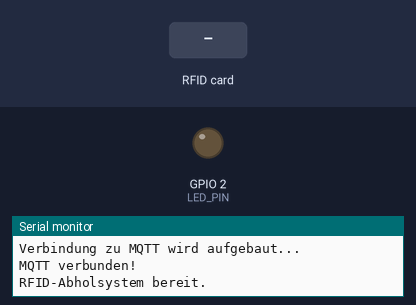
Simulated run of this sketch. Board: ESP8266 (NodeMCU). Parts: output pins drawn as LEDs (lit = HIGH), the last lines printed to the serial monitor. The inputs (shaded band) are chosen by the test bench. WiFi joins after 1.5 s; servers stay silent unless stated; no MQTT or app messages arrive unless stated.

Above: at 2.8 s.
2.9 s: RFID card 5E 7A 19 C4 held to the reader
At 3.05 s:
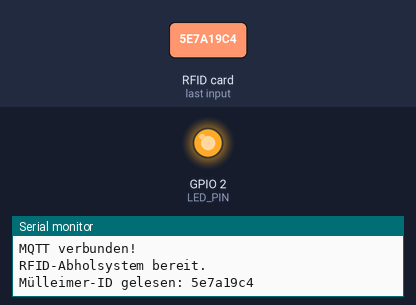
Timing chart, 0 to 5.9 s (numbered marks = the images above; inputs shaded):
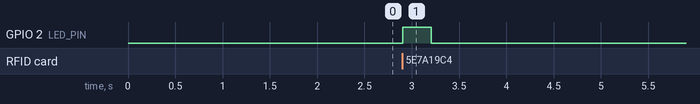

The sketch:

RFID_MQTT.ino
```cpp
#include <ESP8266WiFi.h>     // Ermöglicht die WLAN-Funktionalität
#include <PubSubClient.h>    // MQTT-Client-Bibliothek
#include <MFRC522.h>         // RFID-Reader MFRC522 Bibliothek
#include <SPI.h>             // Serielle Peripherie-Schnittstelle für RFID

// RFID-Konfiguration
#define SS_PIN 15            // RFID Slave Select (z. B. D8 am NodeMCU)
#define RST_PIN 0            // Reset-Pin des RFID-Moduls (z. B. D3)
#define LED_PIN 2            // Interne LED des ESP8266 (z. B. D4)
MFRC522 rfid(SS_PIN, RST_PIN);           // RFID-Objekt mit Pins initialisieren
MFRC522::MIFARE_Key key;                // Schlüsselobjekt für MIFARE-Karten

// WLAN-Zugangsdaten (SSID + Passwort deines Netzwerks)
const char* ssid = "WI-HA-LAB-204";
const char* password = "Smart99!?";

// MQTT-Serverkonfiguration
const char* mqttServer = "82.165.252.242";  // IP-Adresse des MQTT-Brokers
const int mqttPort = 1811;                  // Port für MQTT
const char* mqttClientID = "Esp_Grp_01";    // Eindeutiger Name für das Gerät
const char* mqttuser = "mqtt";              // Benutzername für MQTT
const char* mqttpw = "mqtt11";              // Passwort für MQTT

// Erstellen der benötigten Client-Objekte für WLAN und MQTT
WiFiClient espClient;
PubSubClient client(espClient);

// Funktion zur Verbindung mit dem WLAN
void connectToWiFi() {
  WiFi.begin(ssid, password);  // Verbindung starten
  while (WiFi.status() != WL_CONNECTED) {
    delay(500);                // Kurze Wartezeit
    Serial.println("Verbindung zu WLAN..."); // Status ausgeben
  }
  Serial.println("WLAN verbunden.");
}

// Funktion zur Verbindung mit dem MQTT-Server
void connectToMQTT() {
  while (!client.connected()) {
    Serial.println("Verbindung zu MQTT wird aufgebaut...");
    // Verbindung mit Benutzerdaten herstellen
    if (client.connect(mqttClientID, mqttuser, mqttpw)) {
      Serial.println("MQTT verbunden!");
    } else {
      Serial.print("Fehlgeschlagen, rc=");   // Fehlercode anzeigen
      Serial.println(client.state());
      delay(2000);  // Warten und nochmal versuchen
    }
  }
}

void setup() {
  Serial.begin(9600);     // Serielle Kommunikation mit 9600 Baud starten
  SPI.begin();            // SPI-Verbindung für RFID starten
  rfid.PCD_Init();        // RFID-Leser initialisieren
  pinMode(LED_PIN, OUTPUT); // LED als Ausgang setzen

  connectToWiFi();          // WLAN-Verbindung aufbauen
  client.setServer(mqttServer, mqttPort);  // MQTT-Server konfigurieren
  connectToMQTT();          // MQTT-Verbindung aufbauen

  Serial.println("RFID-Abholsystem bereit.");
}

void loop() {
  client.loop();   // MQTT-Verbindung aktiv halten
  handleRFID();    // Neue RFID-Tags verarbeiten
}

// Funktion zum Verarbeiten von RFID-Karten
void handleRFID() {
  // Nur fortfahren, wenn eine neue Karte erkannt wird
  if (!rfid.PICC_IsNewCardPresent() || !rfid.PICC_ReadCardSerial()) return;

  // UID der RFID-Karte in einen lesbaren Hex-String umwandeln
  String rfidID = printHex(rfid.uid.uidByte, rfid.uid.size);
  Serial.print("Mülleimer-ID gelesen: ");
  Serial.println(rfidID);

  // Kurzes Aufblinken der LED als visuelles Feedback
  digitalWrite(LED_PIN, HIGH);
  delay(300);
  digitalWrite(LED_PIN, LOW);

  // Erstellen der MQTT-Nachricht im JSON-Format
  char payload[100];
  snprintf(payload, sizeof(payload), "{\"muelleimer_id\":\"%s\"}", rfidID.c_str());
  client.publish("Muelleimer.Leerung", payload); // Nachricht senden

  // RFID-Karte „freigeben“ (Verbindung zum Tag beenden)
  rfid.PICC_HaltA();
  rfid.PCD_StopCrypto1();
}

// Hilfsfunktion: Wandelt das Byte-Array der UID in einen Hex-String um
String printHex(byte *buffer, byte bufferSize) {
  String id = "";
  for (byte i = 0; i < bufferSize; i++) {
    id += buffer[i] < 0x10 ? "0" : "";     // Führende 0 für einstellige Hexzahlen
    id += String(buffer[i], HEX);          // In Hex umwandeln und anhängen
  }
  return id;
}
```

Measured:
- after the input at 2.9 s, GPIO 2 (LED_PIN): LOW → HIGH at once, → LOW 0.30 s later
